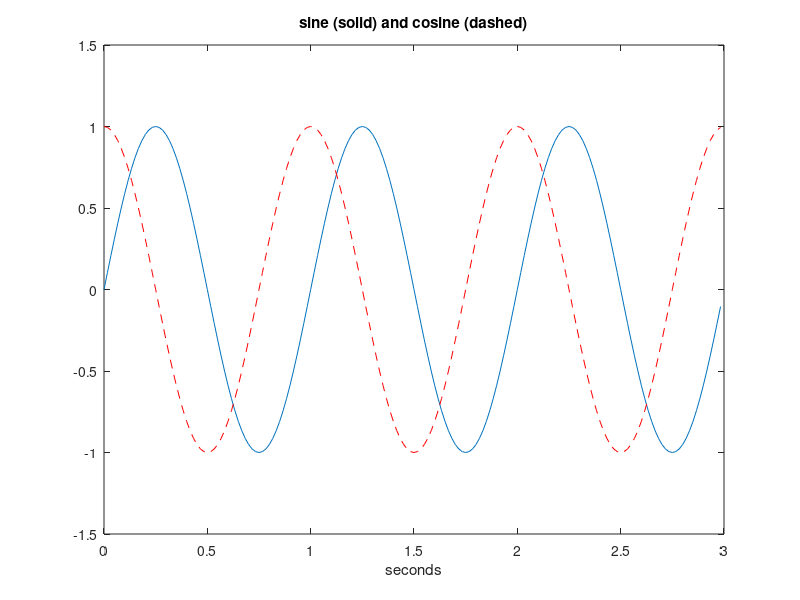

This figure's MATLAB source: (Note: this script raises an error after producing the figure.)
% Generating Periodic Signals
%% Sinusoidal signal with 1s period
f = 1; %signal frequency
fs = 60; %sampling frequency in HZ
tiv = 1/fs; %time interval between samples
t = 0:tiv:3; %time ineterval set
x = sin(2*pi*f*t);
plot(t,x);
axis([0 3 -2 2]);
xlabel('time');
title('Sin wave');

%% Plotting sin and cos signal in same plot
fy=1; %signal frequency in Hz
wy=2*pi*fy; %signal frequency in rad/s
fs=60; %sampling frequency in Hz
tiv=1/fs; %time interval between samples;
t=0:tiv:(3-tiv); %time intervals set
ys=sin(wy*t); %signal data set
plot(t,ys); hold on; %plots figure
axis([0 3 -1.5 1.5]);
xlabel('seconds');
yc=cos(wy*t); %signal data set
plot(t,yc,'--r'); %plots figure
axis([0 3 -1.5 1.5]);
xlabel('seconds'); title('sine (solid) and cosine (dashed)');

%% Plotting a square wave
fy = 100; %Signal frequency
t = 0:0.001:3; %time interval set
y = square();
























